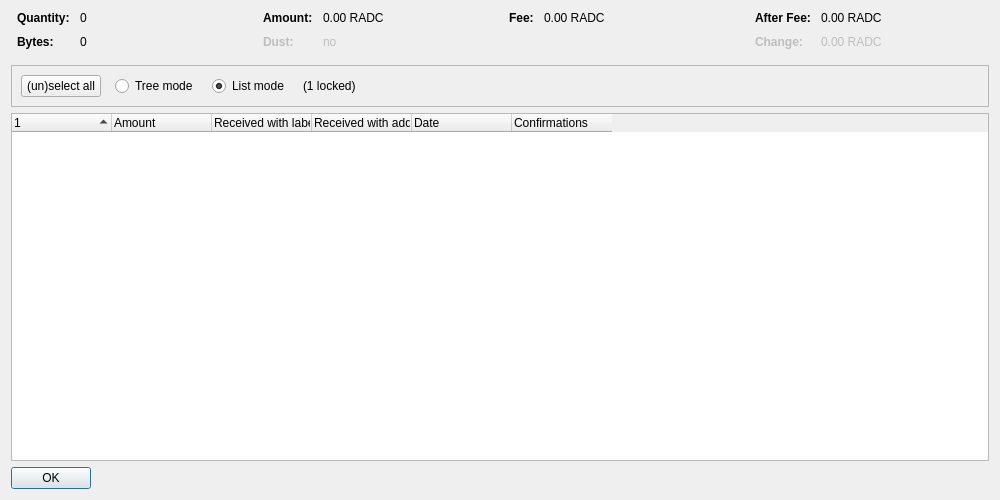
<?xml version="1.0" encoding="UTF-8"?>
<ui version="4.0">
 <class>CoinControlDialog</class>
 <widget class="QDialog" name="CoinControlDialog">
  <property name="geometry">
   <rect>
    <x>0</x>
    <y>0</y>
    <width>1000</width>
    <height>500</height>
   </rect>
  </property>
  <property name="windowTitle">
   <string>Coin Selection</string>
  </property>
  <layout class="QVBoxLayout" name="verticalLayout">
   <item>
    <layout class="QHBoxLayout" name="horizontalLayoutTop" stretch="0,0,0,0">
     <property name="topMargin">
      <number>0</number>
     </property>
     <property name="bottomMargin">
      <number>10</number>
     </property>
     <item>
      <layout class="QFormLayout" name="formLayoutCoinControl1">
       <property name="horizontalSpacing">
        <number>10</number>
       </property>
       <property name="verticalSpacing">
        <number>10</number>
       </property>
       <property name="leftMargin">
        <number>6</number>
       </property>
       <property name="rightMargin">
        <number>6</number>
       </property>
       <item row="0" column="0">
        <widget class="QLabel" name="labelCoinControlQuantityText">
         <property name="font">
          <font>
           <weight>75</weight>
           <bold>true</bold>
          </font>
         </property>
         <property name="text">
          <string>Quantity:</string>
         </property>
        </widget>
       </item>
       <item row="0" column="1">
        <widget class="QLabel" name="labelCoinControlQuantity">
         <property name="cursor">
          <cursorShape>IBeamCursor</cursorShape>
         </property>
         <property name="contextMenuPolicy">
          <enum>Qt::ActionsContextMenu</enum>
         </property>
         <property name="text">
          <string notr="true">0</string>
         </property>
         <property name="textInteractionFlags">
          <set>Qt::LinksAccessibleByMouse|Qt::TextSelectableByKeyboard|Qt::TextSelectableByMouse</set>
         </property>
        </widget>
       </item>
       <item row="1" column="0">
        <widget class="QLabel" name="labelCoinControlBytesText">
         <property name="font">
          <font>
           <weight>75</weight>
           <bold>true</bold>
          </font>
         </property>
         <property name="text">
          <string>Bytes:</string>
         </property>
        </widget>
       </item>
       <item row="1" column="1">
        <widget class="QLabel" name="labelCoinControlBytes">
         <property name="cursor">
          <cursorShape>IBeamCursor</cursorShape>
         </property>
         <property name="contextMenuPolicy">
          <enum>Qt::ActionsContextMenu</enum>
         </property>
         <property name="text">
          <string notr="true">0</string>
         </property>
         <property name="textInteractionFlags">
          <set>Qt::LinksAccessibleByMouse|Qt::TextSelectableByKeyboard|Qt::TextSelectableByMouse</set>
         </property>
        </widget>
       </item>
      </layout>
     </item>
     <item>
      <layout class="QFormLayout" name="formLayoutCoinControl2">
       <property name="horizontalSpacing">
        <number>10</number>
       </property>
       <property name="verticalSpacing">
        <number>10</number>
       </property>
       <property name="leftMargin">
        <number>6</number>
       </property>
       <property name="rightMargin">
        <number>6</number>
       </property>
       <item row="0" column="0">
        <widget class="QLabel" name="labelCoinControlAmountText">
         <property name="font">
          <font>
           <weight>75</weight>
           <bold>true</bold>
          </font>
         </property>
         <property name="text">
          <string>Amount:</string>
         </property>
        </widget>
       </item>
       <item row="0" column="1">
        <widget class="QLabel" name="labelCoinControlAmount">
         <property name="cursor">
          <cursorShape>IBeamCursor</cursorShape>
         </property>
         <property name="contextMenuPolicy">
          <enum>Qt::ActionsContextMenu</enum>
         </property>
         <property name="text">
          <string notr="true">0.00 RADC</string>
         </property>
         <property name="textInteractionFlags">
          <set>Qt::LinksAccessibleByMouse|Qt::TextSelectableByKeyboard|Qt::TextSelectableByMouse</set>
         </property>
        </widget>
       </item>
       <item row="1" column="0">
        <widget class="QLabel" name="labelCoinControlLowOutputText">
         <property name="enabled">
          <bool>false</bool>
         </property>
         <property name="font">
          <font>
           <weight>75</weight>
           <bold>true</bold>
          </font>
         </property>
         <property name="text">
          <string>Dust:</string>
         </property>
        </widget>
       </item>
       <item row="1" column="1">
        <widget class="QLabel" name="labelCoinControlLowOutput">
         <property name="enabled">
          <bool>false</bool>
         </property>
         <property name="cursor">
          <cursorShape>IBeamCursor</cursorShape>
         </property>
         <property name="contextMenuPolicy">
          <enum>Qt::ActionsContextMenu</enum>
         </property>
         <property name="text">
          <string notr="true">no</string>
         </property>
         <property name="textInteractionFlags">
          <set>Qt::LinksAccessibleByMouse|Qt::TextSelectableByKeyboard|Qt::TextSelectableByMouse</set>
         </property>
        </widget>
       </item>
      </layout>
     </item>
     <item>
      <layout class="QFormLayout" name="formLayoutCoinControl3">
       <property name="horizontalSpacing">
        <number>10</number>
       </property>
       <property name="verticalSpacing">
        <number>10</number>
       </property>
       <property name="leftMargin">
        <number>6</number>
       </property>
       <property name="rightMargin">
        <number>6</number>
       </property>
       <item row="0" column="0">
        <widget class="QLabel" name="labelCoinControlFeeText">
         <property name="font">
          <font>
           <weight>75</weight>
           <bold>true</bold>
          </font>
         </property>
         <property name="text">
          <string>Fee:</string>
         </property>
        </widget>
       </item>
       <item row="0" column="1">
        <widget class="QLabel" name="labelCoinControlFee">
         <property name="cursor">
          <cursorShape>IBeamCursor</cursorShape>
         </property>
         <property name="contextMenuPolicy">
          <enum>Qt::ActionsContextMenu</enum>
         </property>
         <property name="text">
          <string notr="true">0.00 RADC</string>
         </property>
         <property name="textInteractionFlags">
          <set>Qt::LinksAccessibleByMouse|Qt::TextSelectableByKeyboard|Qt::TextSelectableByMouse</set>
         </property>
        </widget>
       </item>
      </layout>
     </item>
     <item>
      <layout class="QFormLayout" name="formLayoutCoinControl4">
       <property name="horizontalSpacing">
        <number>10</number>
       </property>
       <property name="verticalSpacing">
        <number>10</number>
       </property>
       <property name="leftMargin">
        <number>6</number>
       </property>
       <property name="rightMargin">
        <number>6</number>
       </property>
       <item row="0" column="0">
        <widget class="QLabel" name="labelCoinControlAfterFeeText">
         <property name="font">
          <font>
           <weight>75</weight>
           <bold>true</bold>
          </font>
         </property>
         <property name="text">
          <string>After Fee:</string>
         </property>
        </widget>
       </item>
       <item row="0" column="1">
        <widget class="QLabel" name="labelCoinControlAfterFee">
         <property name="cursor">
          <cursorShape>IBeamCursor</cursorShape>
         </property>
         <property name="contextMenuPolicy">
          <enum>Qt::ActionsContextMenu</enum>
         </property>
         <property name="text">
          <string notr="true">0.00 RADC</string>
         </property>
         <property name="textInteractionFlags">
          <set>Qt::LinksAccessibleByMouse|Qt::TextSelectableByKeyboard|Qt::TextSelectableByMouse</set>
         </property>
        </widget>
       </item>
       <item row="1" column="0">
        <widget class="QLabel" name="labelCoinControlChangeText">
         <property name="enabled">
          <bool>false</bool>
         </property>
         <property name="font">
          <font>
           <weight>75</weight>
           <bold>true</bold>
          </font>
         </property>
         <property name="text">
          <string>Change:</string>
         </property>
        </widget>
       </item>
       <item row="1" column="1">
        <widget class="QLabel" name="labelCoinControlChange">
         <property name="enabled">
          <bool>false</bool>
         </property>
         <property name="cursor">
          <cursorShape>IBeamCursor</cursorShape>
         </property>
         <property name="contextMenuPolicy">
          <enum>Qt::ActionsContextMenu</enum>
         </property>
         <property name="text">
          <string notr="true">0.00 RADC</string>
         </property>
         <property name="textInteractionFlags">
          <set>Qt::LinksAccessibleByMouse|Qt::TextSelectableByKeyboard|Qt::TextSelectableByMouse</set>
         </property>
        </widget>
       </item>
      </layout>
     </item>
    </layout>
   </item>
   <item>
    <widget class="QFrame" name="frame">
     <property name="minimumSize">
      <size>
       <width>0</width>
       <height>40</height>
      </size>
     </property>
     <property name="frameShape">
      <enum>QFrame::StyledPanel</enum>
     </property>
     <property name="frameShadow">
      <enum>QFrame::Sunken</enum>
     </property>
     <layout class="QHBoxLayout" name="horizontalLayout">
      <item>
       <layout class="QHBoxLayout" name="horizontalLayoutPanel" stretch="0,0,0,0,0">
        <property name="spacing">
         <number>14</number>
        </property>
        <item>
         <widget class="QPushButton" name="pushButtonSelectAll">
          <property name="sizePolicy">
           <sizepolicy hsizetype="Maximum" vsizetype="Fixed">
            <horstretch>0</horstretch>
            <verstretch>0</verstretch>
           </sizepolicy>
          </property>
          <property name="text">
           <string>(un)select all</string>
          </property>
          <property name="autoDefault">
           <bool>false</bool>
          </property>
         </widget>
        </item>
        <item>
         <widget class="QRadioButton" name="radioTreeMode">
          <property name="sizePolicy">
           <sizepolicy hsizetype="Maximum" vsizetype="Fixed">
            <horstretch>0</horstretch>
            <verstretch>0</verstretch>
           </sizepolicy>
          </property>
          <property name="text">
           <string>Tree mode</string>
          </property>
         </widget>
        </item>
        <item>
         <widget class="QRadioButton" name="radioListMode">
          <property name="sizePolicy">
           <sizepolicy hsizetype="Maximum" vsizetype="Fixed">
            <horstretch>0</horstretch>
            <verstretch>0</verstretch>
           </sizepolicy>
          </property>
          <property name="text">
           <string>List mode</string>
          </property>
          <property name="checked">
           <bool>true</bool>
          </property>
         </widget>
        </item>
        <item>
         <widget class="QLabel" name="labelLocked">
          <property name="text">
           <string notr="true">(1 locked)</string>
          </property>
         </widget>
        </item>
        <item>
         <spacer name="horizontalSpacer">
          <property name="orientation">
           <enum>Qt::Horizontal</enum>
          </property>
          <property name="sizeHint" stdset="0">
           <size>
            <width>40</width>
            <height>20</height>
           </size>
          </property>
         </spacer>
        </item>
       </layout>
      </item>
     </layout>
    </widget>
   </item>
   <item>
    <widget class="CoinControlTreeWidget" name="treeWidget">
     <property name="contextMenuPolicy">
      <enum>Qt::CustomContextMenu</enum>
     </property>
     <property name="sortingEnabled">
      <bool>false</bool>
     </property>
     <property name="columnCount">
      <number>6</number>
     </property>
     <attribute name="headerShowSortIndicator" stdset="0">
      <bool>true</bool>
     </attribute>
     <attribute name="headerStretchLastSection">
      <bool>false</bool>
     </attribute>
     <column>
      <property name="text">
       <string/>
      </property>
     </column>
     <column>
      <property name="text">
       <string>Amount</string>
      </property>
     </column>
     <column>
      <property name="text">
       <string>Received with label</string>
      </property>
     </column>
     <column>
      <property name="text">
       <string>Received with address</string>
      </property>
     </column>
     <column>
      <property name="text">
       <string>Date</string>
      </property>
     </column>
     <column>
      <property name="text">
       <string>Confirmations</string>
      </property>
      <property name="toolTip">
       <string>Confirmed</string>
      </property>
     </column>
     <column>
      <property name="text">
       <string/>
      </property>
     </column>
     <column>
      <property name="text">
       <string/>
      </property>
     </column>
     <column>
      <property name="text">
       <string/>
      </property>
     </column>
     <column>
      <property name="text">
       <string/>
      </property>
     </column>
    </widget>
   </item>
   <item>
    <widget class="QDialogButtonBox" name="buttonBox">
     <property name="sizePolicy">
      <sizepolicy hsizetype="Maximum" vsizetype="Fixed">
       <horstretch>0</horstretch>
       <verstretch>0</verstretch>
      </sizepolicy>
     </property>
     <property name="orientation">
      <enum>Qt::Horizontal</enum>
     </property>
     <property name="standardButtons">
      <set>QDialogButtonBox::Ok</set>
     </property>
    </widget>
   </item>
  </layout>
 </widget>
 <customwidgets>
  <customwidget>
   <class>CoinControlTreeWidget</class>
   <extends>QTreeWidget</extends>
   <header>qt/coincontroltreewidget.h</header>
  </customwidget>
 </customwidgets>
 <resources/>
 <connections/>
</ui>
